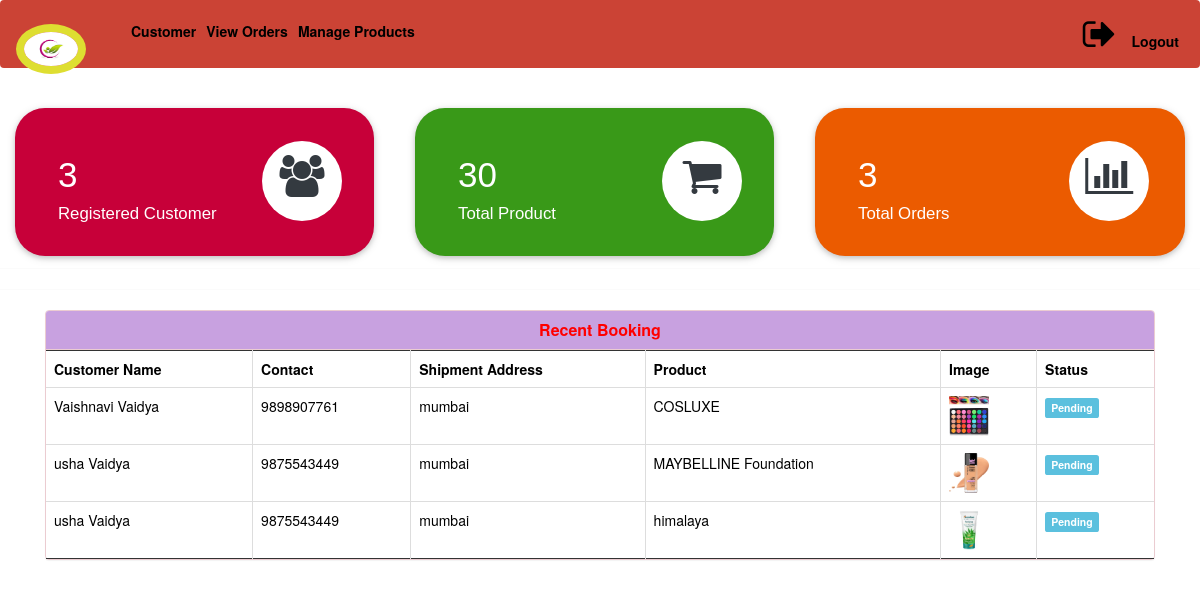
The page /admin-dashboard (signed in) on the database its author committed.
### ecom/models.py (models this page shows, shortened)
class Customer(models.Model):
    user=models.OneToOneField(User,on_delete=models.CASCADE)
    profile_pic= models.ImageField(upload_to='profile_pic/CustomerProfilePic/',null=True,blank=True)
    address = models.CharField(max_length=40)
    mobile = models.CharField(max_length=10,null=False)
    @property
    def get_name(self):
        return self.user.first_name+" "+self.user.last_name

class Orders(models.Model):
    STATUS =(
        ('Pending','Pending'),
        ('Order Confirmed','Order Confirmed'),
        ('Out for Delivery','Out for Delivery'),
        ('Delivered','Delivered'),
    )
    customer=models.ForeignKey('Customer', on_delete=models.CASCADE,null=True)
    product=models.ForeignKey('Product',on_delete=models.CASCADE,null=True)
    email = models.CharField(max_length=50,null=True)
    address = models.CharField(max_length=500,null=True)
    mobile = models.CharField(max_length=20,null=True)
    order_date= models.DateField(auto_now_add=True,null=True)
    status=models.CharField(max_length=50,null=True,choices=STATUS)

class Product(models.Model):
    name=models.CharField(max_length=40)
    product_image= models.ImageField(upload_to='product_image/',null=True,blank=True)
    price = models.PositiveIntegerField()
    description=models.CharField(max_length=40)

### ecom/views.py (the view)
# urls.py: path('admin-dashboard', views.admin_dashboard_view,name='admin-dashboard'),
@login_required(login_url='adminlogin')
def admin_dashboard_view(request):
    customercount=models.Customer.objects.all().count()
    productcount=models.Product.objects.all().count()
    ordercount=models.Orders.objects.all().count()
    orders=models.Orders.objects.all()
    ordered_products=[]
    ordered_bys=[]
    for order in orders:
        ordered_product=models.Product.objects.all().filter(id=order.product.id)
        ordered_by=models.Customer.objects.all().filter(id = order.customer.id)
        ordered_products.append(ordered_product)
        ordered_bys.append(ordered_by)
    mydict={
    'customercount':customercount,
    'productcount':productcount,
    'ordercount':ordercount,
    'data':zip(ordered_products,ordered_bys,orders),
    }
    return render(request,'ecom/admin_dashboard.html',context=mydict)

### templates/ecom/admin_dashboard.html
{% extends 'ecom/admin_base.html' %}
{% load static %}
{% block content %}
<br>
{%include 'ecom/admin_dashboard_cards.html'%}
<br><br><br><br><br>
<hr><hr>
<div class="container" >
    <div class="panel panel-danger" >
      <div class="panel-heading" style="text-align:center;background-color:#C8A1E0;">
        <h6 class="panel-title" style="font-weight:bolder;color:red;">Recent Booking</h6>
      </div>
      <table class="table table-hover table-bordered" id="dev-table">
        <thead>
          <tr>
            <th>Customer Name</th>
            <th>Contact</th>
            <th>Shipment Address</th>
            <th>Product</th>
            <th>Image</th>
            <th>Status</th>
          </tr>
        </thead>
        {% for product,customer,order in data %}
        <tr>
          {% for c in customer %}
          <td> {{c.get_name}}</td>
          <td>{{c.mobile}}</td>
          <td>{{order.address}}</td>
          {% endfor %}
          {% for p in product %}
          <td> {{p.name}}</td>
          <td> <img src="{% static p.product_image.url %}" alt="Profile Pic" height="40px" width="40px" /></td>
          {% if order.status == 'Pending'%}
          <td> <span class="label label-info">{{order.status}}</span></td>
          {% elif order.status == 'Delivered' %}
          <td> <span class="label label-success">{{order.status}}</span></td>
          {% elif order.status == 'Out for Delivery' %}
          <td> <span class="label label-warning">{{order.status}}</span></td>
          {%else%}
            <td> <span class="label label-primary">{{order.status}}</span></td>
          {%endif%}
          {% endfor %}
        </tr>
        {% endfor %}
      </table>
  </div>
</div>
{% endblock content %}

### templates/ecom/admin_base.html (style rules this page uses)
body { background-color: #f7f7f7; }
img { border: 8px solid #dede31; }

### rows shown on the page
Orders: address "mumbai", status "Pending"
Customer: get_name "Vaishnavi Vaidya", mobile "9898907761"
Product: name "COSLUXE", product_image (picture)
Orders: address "mumbai", status "Pending"
Customer: get_name "usha Vaidya", mobile "9875543449"
Product: name "MAYBELLINE Foundation", product_image (picture)
Orders: address "mumbai", status "Pending"
Product: name "himalaya", product_image (picture)

### other values the page prints
{{ customercount }} "3"
{{ productcount }} "30"
{{ ordercount }} "3"
